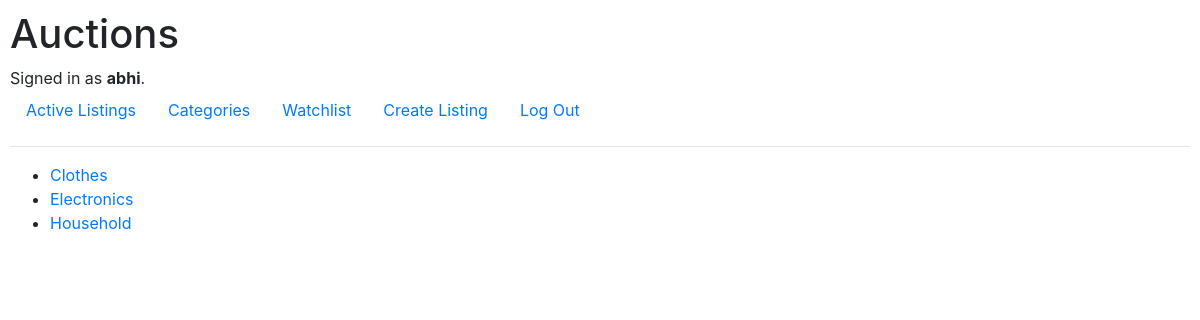
Page /categories (signed in) on the committed database.
### auctions/models.py (models this page shows, shortened)
class User(AbstractUser):
    pass

class Listings(models.Model):
    id_no = models.AutoField(primary_key=True)
    item_name = models.CharField(max_length=64)
    description = models.TextField(max_length=64)
    item_price = models.IntegerField()
    listed_by = models.CharField(max_length=64)
    category = models.CharField(max_length=20)
    date_added = models.DateTimeField()
    watchlist = models.BooleanField(default=False)
    image = models.ImageField()

### auctions/views.py (the view)
# urls.py: path("categories",views.categories,name="categories"),
def categories(request):
    categories = Listings.objects.order_by('category').values_list('category').distinct()
    return render(request, "auctions/categories.html", {
        "categories" : categories
    })

### auctions/templates/auctions/categories.html
{% extends 'auctions/layout.html' %}
{% block body %}
    <ul>
        {% for category in categories %}
            {% for x in category %}
            {% if x != "None" %}
                <li><a href="{% url 'categorical_listing' x %}">{{x}}</a></li>
            {% endif %}
            {% endfor %}
        {% endfor %}
    </ul>
{% endblock body %}

### auctions/templates/auctions/layout.html (shortened to what this page needs)
{% load static %}
<!DOCTYPE html>
<html lang="en">
    <head>
        <link rel="stylesheet" href="https://stackpath.bootstrapcdn.com/bootstrap/4.4.1/css/bootstrap.min.css">
        <link href="{% static 'auctions/styles.css' %}" rel="stylesheet">
    </head>
    <body>
        <h1>Auctions</h1>
        <div>
            {% if user.is_authenticated %}
                Signed in as <strong>{{ user.username }}</strong>.
            {% else %}
                Not signed in.
            {% endif %}
        </div>
        <ul class="nav">
            <li class="nav-item">
                <a class="nav-link" href="{% url 'index' %}">Active Listings</a>
            </li>
            {% if user.is_authenticated %}
                <li class="nav-item">
                    <a class="nav-link" href="{% url 'categories' %}">Categories</a>
                </li>
                <li class="nav-item">
                    <a class="nav-link" href="{% url 'watchlist' %}">Watchlist</a>
                </li>
                <li class="nav-item">
                    <a class="nav-link" href="{% url 'create_listing' %}">Create Listing</a>
                </li>
                <li class="nav-item">
                    <a class="nav-link" href="{% url 'logout' %}">Log Out</a>
                </li>
            {% endif %}
        </ul>
        <hr>
        {% block body %}
        {% endblock %}
    </body>
</html>

### auctions/static/auctions/styles.css (style rules this page uses)
body { padding: 10px; }

### rows in the picture
User: username "abhi"
Listings: category "Clothes"
Listings: category "Electronics"
Listings: category "Household"
